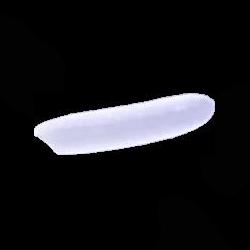
#> input picture BASMATI100/BASMATI100/basmati (49).jpg, 250 x 250 px, found by its file name
$ jupyter execute --allow-errors Rice_Grain_Classification.ipynb   (shell and % lines are left out)
#> lines starting #> are read from the running program, lines starting #| are printed output that depends on the picture; after the words box and inside, x2 and y2 are one past the last pixel; in counts of white or black regions, pixels touching at a corner belong together
<a href="https://colab.research.google.com/github/y7chinmay/rice-type-classification-knn/blob/main/Rice_Grain_Classification.ipynb" target="_parent"></a>

[cell 1]
import cv2
import numpy as np
import pandas as pd
import matplotlib.pyplot as plt
import os
from sklearn.model_selection import train_test_split
from sklearn.neighbors import KNeighborsClassifier
from sklearn.metrics import classification_report, confusion_matrix, accuracy_score

[cell 2]
import cv2
import matplotlib.pyplot as plt

 # Changed to an existing file and corrected directory structure

image_basmati = cv2.imread('/content/Rice_Images/BASMATI100/basmati (49).jpg')
#> image_basmati is the input picture: shape (250, 250, 3); mean B, G, R 27.2, 24.4, 24.5

if image_basmati is None:
    print("Error: Image not found or could not be loaded. Please check the path and filename.")
else:

    gray = cv2.cvtColor(image_basmati, cv2.COLOR_BGR2GRAY)
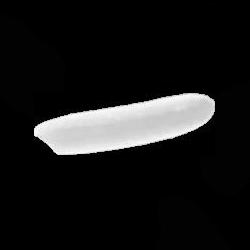
#> gray: shape (250, 250); min 0, max 255, mean 24.7


    blurred = cv2.GaussianBlur(gray, (5, 5), 0)


    _, thresh = cv2.threshold(blurred, 0, 255, cv2.THRESH_BINARY + cv2.THRESH_OTSU)
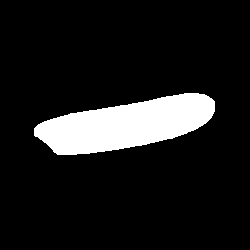
#> thresh: shape (250, 250); 11.1% white; 1 white region, box (x1, y1, x2, y2) and area: (34, 93, 215, 155) 6922

    #  Displaying the results to check your work
    plt.figure(figsize=(10, 5))

    plt.subplot(1, 3, 1)
    plt.title("1. Original")
    plt.imshow(cv2.cvtColor(image_basmati, cv2.COLOR_BGR2RGB))

    plt.subplot(1, 3, 2)
    plt.title("2. Grayscale")
    plt.imshow(gray, cmap='gray')

    plt.subplot(1, 3, 3)
    plt.title("4. Threshold (ROI)")
    plt.imshow(thresh, cmap='gray')

    plt.show()
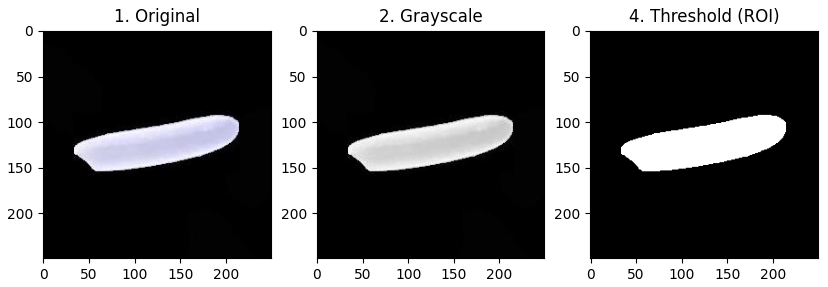
#> figure drawn by matplotlib, 3 panels

[cell 3]
import cv2
import matplotlib.pyplot as plt


img_jasmine = cv2.imread('/content/Rice_Images/JASMINE100/Jasmine (101).jpg')
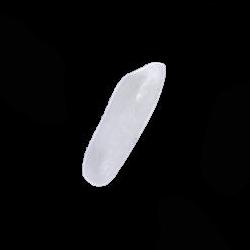
#> input picture JASMINE100/JASMINE100/Jasmine (101).jpg, 250 x 250 px, found by its file name
#> img_jasmine is the input picture: shape (250, 250, 3); mean B, G, R 19.1, 18.3, 18.3

if img_jasmine is None:
    print("Error: Image not found or could not be loaded. Please check the path and filename.")
else:
    gray_jasmine = cv2.cvtColor(img_jasmine, cv2.COLOR_BGR2GRAY)


    blurred_jasmine = cv2.GaussianBlur(gray_jasmine, (5, 5), 0)


    _, thresh_jasmine = cv2.threshold(blurred_jasmine, 0, 255, cv2.THRESH_BINARY + cv2.THRESH_OTSU)
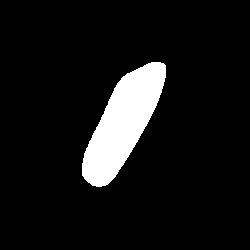
#> thresh_jasmine: shape (250, 250); 8.5% white; 1 white region, box (x1, y1, x2, y2) and area: (82, 62, 166, 187) 5299


    plt.figure(figsize=(10, 5))

    plt.subplot(1, 3, 1)
    plt.title("1. Original Jasmine")
    plt.imshow(cv2.cvtColor(img_jasmine, cv2.COLOR_BGR2RGB))

    plt.subplot(1, 3, 2)
    plt.title("2. Grayscale")
    plt.imshow(gray_jasmine, cmap='gray')

    plt.subplot(1, 3, 3)
    plt.title("4. Threshold (ROI)")
    plt.imshow(thresh_jasmine, cmap='gray')

    plt.show()
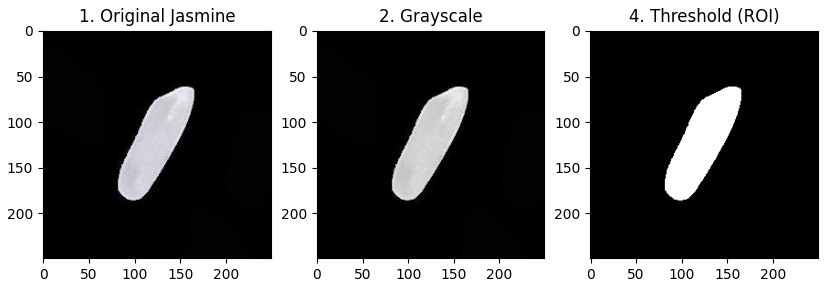
#> figure drawn by matplotlib, 3 panels

[cell 4]
import cv2
import numpy as np
import pandas as pd
import os


classes = ['BASMATI100', 'JASMINE100']
all_features = []

for label in classes:
    path = f'/content/Rice_Images/{label}'

    images = os.listdir(path)[:100]

    for img_name in images:
        img_path = os.path.join(path, img_name)
        img = cv2.imread(img_path)
        if img is None: continue


        gray = cv2.cvtColor(img, cv2.COLOR_BGR2GRAY)
        blur = cv2.GaussianBlur(gray, (5,5), 0)
        ret, thresh = cv2.threshold(blur, 0, 255, cv2.THRESH_BINARY + cv2.THRESH_OTSU)

        contours, hierarchy = cv2.findContours(thresh, cv2.RETR_EXTERNAL, cv2.CHAIN_APPROX_SIMPLE)

        for contour in contours:
            area = cv2.contourArea(contour)

            if area > 500:
                perimeter = cv2.arcLength(contour, True)

                compactness = (perimeter**2) / (4 * np.pi * area) if area > 0 else 0
                if len(contour) >= 5:
                    (x, y), (MA, ma), angle = cv2.fitEllipse(contour)
                    eccentricity = np.sqrt(1 - (MA / ma)**2)
                else:
                    eccentricity = 0


                all_features.append({
                    'area': area,
                    'perimeter': perimeter,
                    'compactness': compactness,
                    'eccentricity': eccentricity,
                    'label': label
                })


features_df = pd.DataFrame(all_features)


display(features_df.head())


features_df.to_csv('rice_features.csv', index=False)
print("CSV file 'rice_features.csv' has been created successfully!")

#> (a cell that did not finish here is left out)

[cell 6]
from sklearn.model_selection import train_test_split


#> (the rest of this cell did not finish here and is left out)

[cell 7]
from sklearn.neighbors import KNeighborsClassifier


knn = KNeighborsClassifier(n_neighbors=5)


#> (the rest of this cell did not finish here and is left out)

[cell 8]
from sklearn.metrics import confusion_matrix, classification_report, accuracy_score
import seaborn as sns
import matplotlib.pyplot as plt


#> (the rest of this cell did not finish here and is left out)

[cell 9]
import cv2
import matplotlib.pyplot as plt
import numpy as np
import pandas as pd


test_img_path = '/content/Rice_Images/BASMATI100/basmati (45).jpg'

def predict_rice_type(img_path):

    img = cv2.imread(img_path)
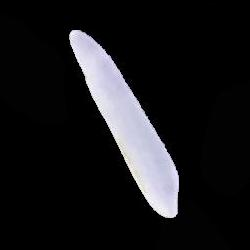
#> input picture BASMATI100/BASMATI100/basmati (45).jpg, 250 x 250 px, found by its file name
#> img is the input picture: shape (250, 250, 3); mean B, G, R 27, 24.9, 25.1
    if img is None:
        print(f"Error: Test image not found or could not be loaded at {img_path}. Please check the path and filename.")
        return
    gray = cv2.cvtColor(img, cv2.COLOR_BGR2GRAY)
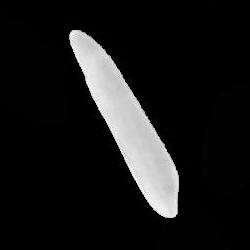
#> gray: shape (250, 250); min 0, max 255, mean 25.2
    blur = cv2.GaussianBlur(gray, (5,5), 0)
    _, thresh = cv2.threshold(blur, 0, 255, cv2.THRESH_BINARY + cv2.THRESH_OTSU)
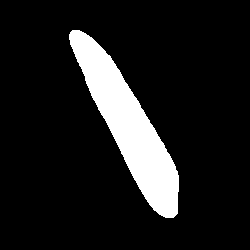
#> thresh: shape (250, 250); 11.6% white; 1 white region

    contours, _ = cv2.findContours(thresh, cv2.RETR_EXTERNAL, cv2.CHAIN_APPROX_SIMPLE)
#> contours = 1 contour; box (x1, y1, x2, y2) and area: (69, 30, 179, 218) 7048
    cnt = max(contours, key=cv2.contourArea)
#> cnt = contour of 258 points, box (x1, y1, x2, y2) (69, 30, 179, 218), area 7048

    area = cv2.contourArea(cnt)
#> area = 7048.5
    perimeter = cv2.arcLength(cnt, True)
#> perimeter = 478.9
    compactness = (perimeter**2) / (4 * np.pi * area) if area > 0 else 0
#> compactness = 2.59


    if len(cnt) >= 5:
        (x, y), (MA, ma), angle = cv2.fitEllipse(cnt)
#> x = 137; y = 140.1; MA = 40.98; ma = 260.7; angle = 151.3
        eccentricity = np.sqrt(1 - (MA / ma)**2) if ma != 0 else 0
#> eccentricity = 0.988
    else:
        eccentricity = 0

    # Create a DataFrame for the sample features with correct column names
    sample_features = pd.DataFrame([[area, perimeter, compactness, eccentricity]],
                                     columns=['area', 'perimeter', 'compactness', 'eccentricity'])
#> sample_features = table of 1 rows and 4 columns

    prediction = knn.predict(sample_features)
    result = 'BASMATI100' if prediction[0] == 0 else 'JASMINE100'


    plt.figure(figsize=(8, 4))


    plt.subplot(1, 2, 1)
    plt.imshow(cv2.cvtColor(img, cv2.COLOR_BGR2RGB))
    plt.title(f"Input Image\n({img_path.split('/')[-1]})")
    plt.axis('off')


    plt.subplot(1, 2, 2)
    plt.text(0.5, 0.5, f"Prediction:\n{result}",
             fontsize=20, ha='center', va='center', color='green', weight='bold')
    plt.axis('off')

    plt.tight_layout()
    plt.show()


#> (the rest of this cell did not finish here and is left out)
